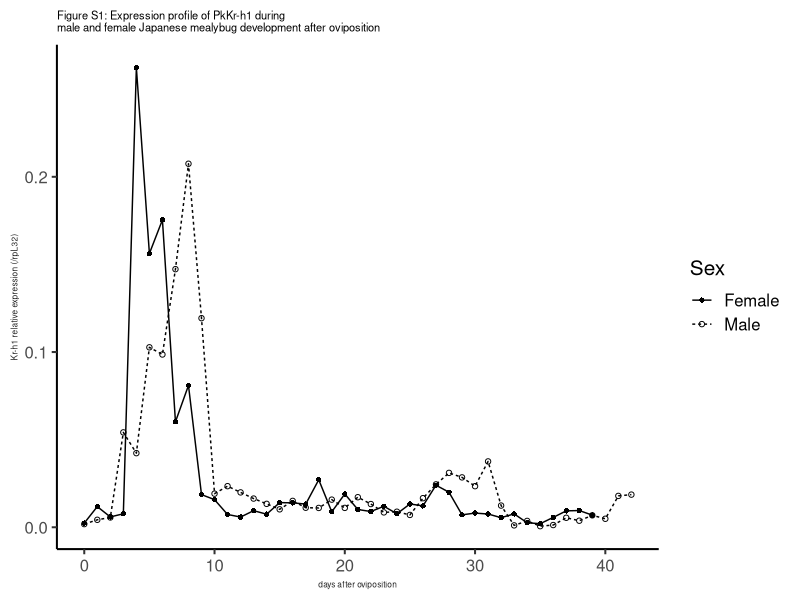
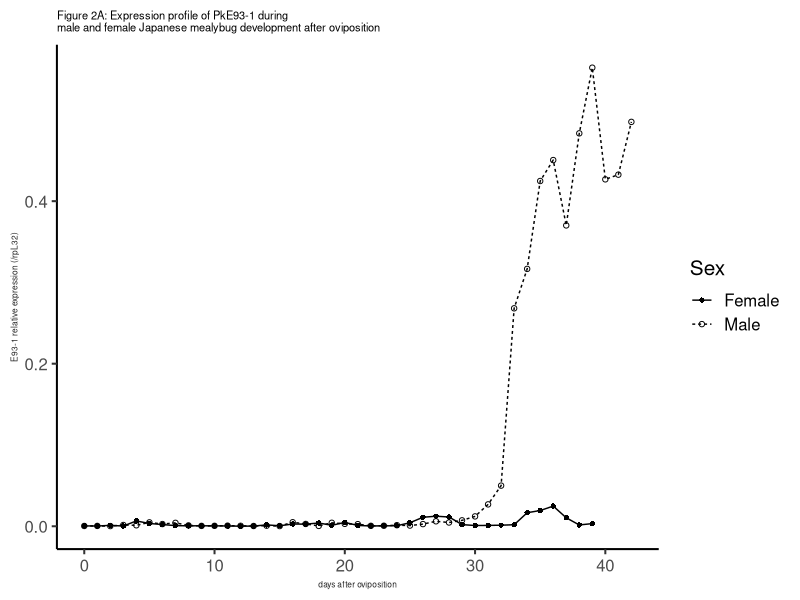
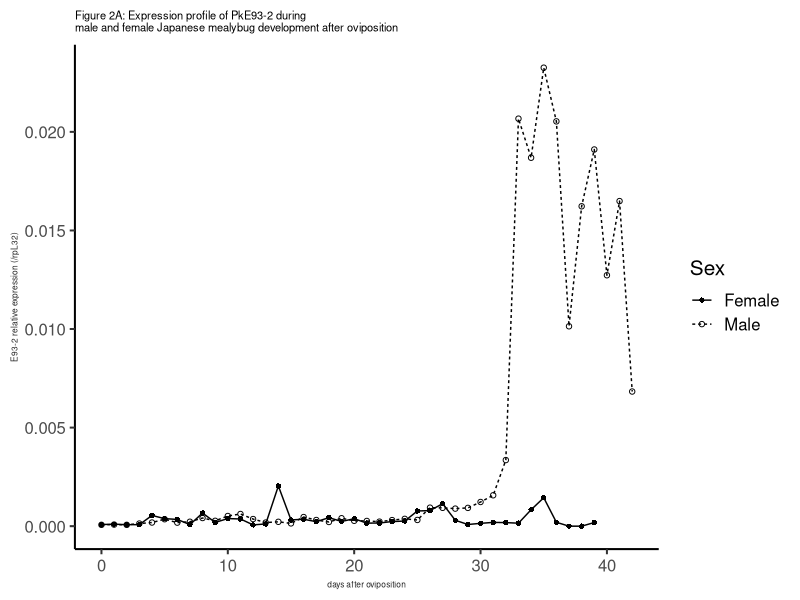
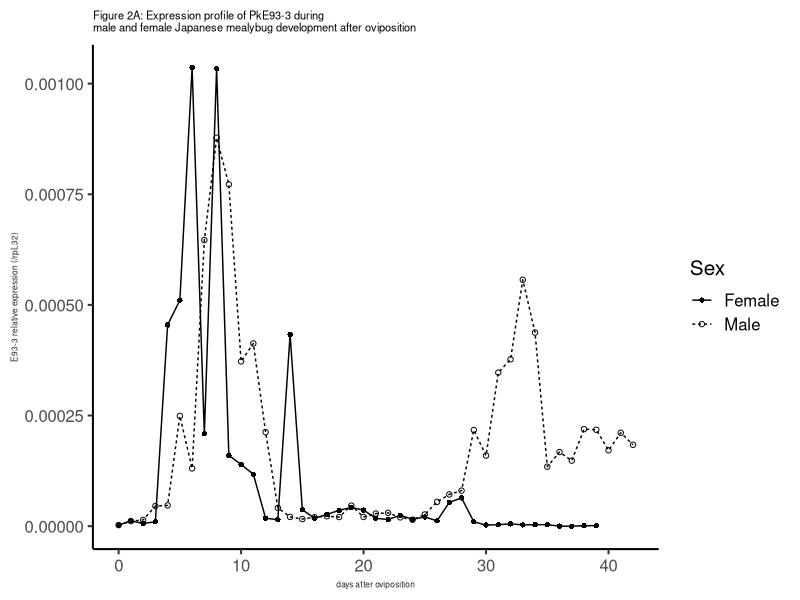
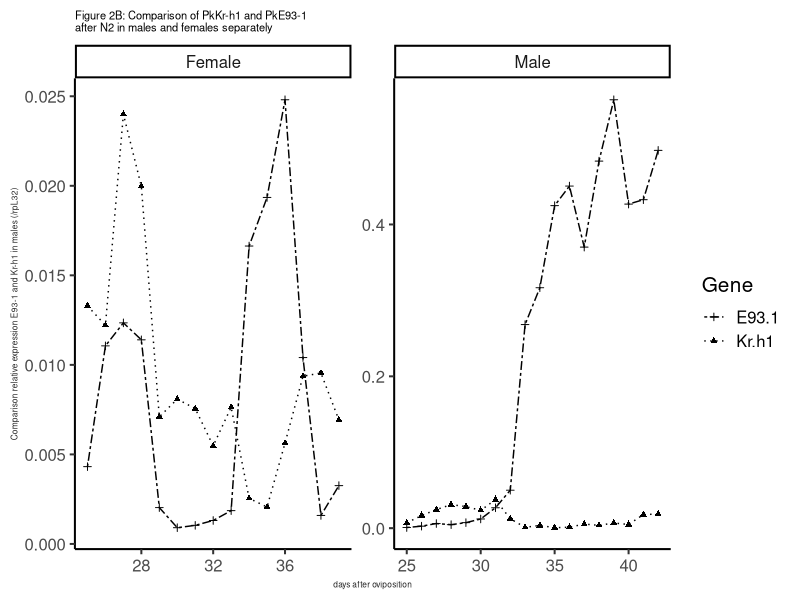
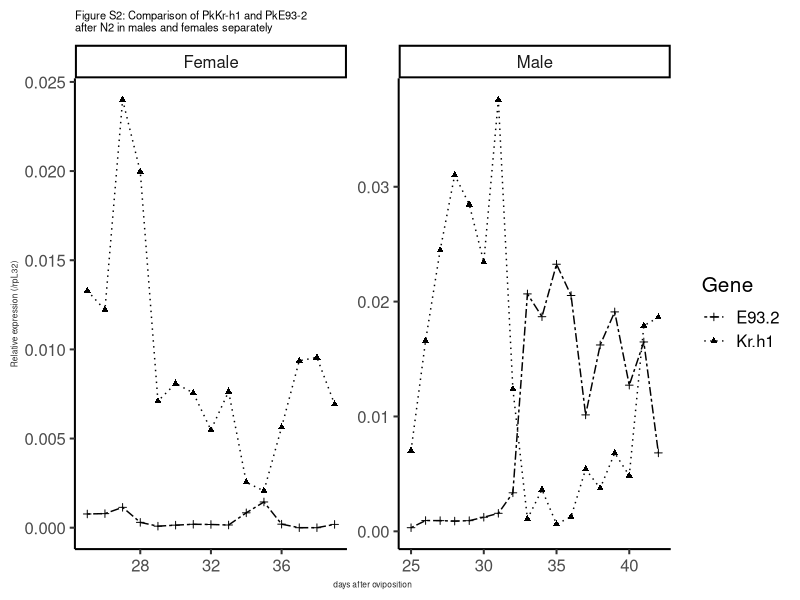
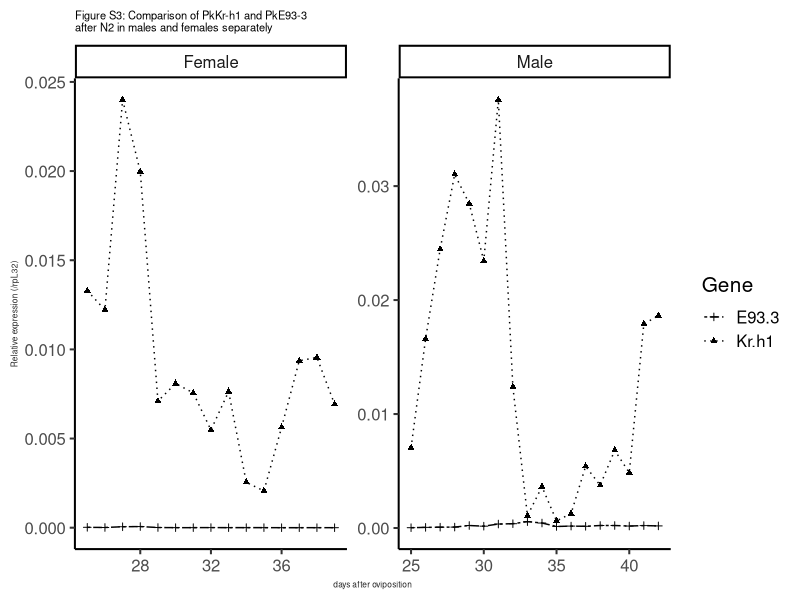
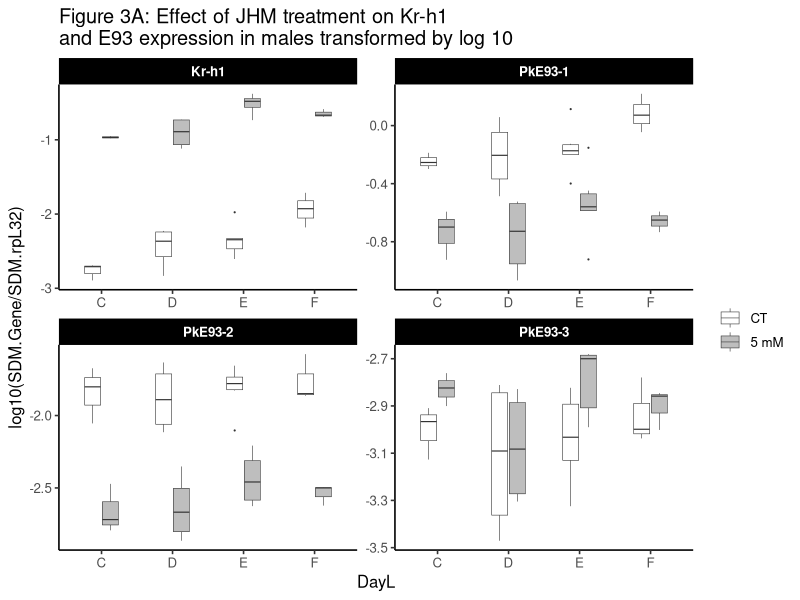

These charts were generated, in order, by the following R code:
## ---- chunk 1
#if packages not installed
library(ggplot2)
library(plyr)
library(tidyr)
## ---- chunk 2
#loading file expression profile
de<-read.csv(file="sample2profile-Krh1E93.csv",header = TRUE)
names(de)
## ---- chunk 3
##Kr-h1 expression profile (Figure S1)
FigS1<-ggplot(de,aes(x=Day.after.oviposition, y=de$Kr.h1/de$rpL32, fill=Sex)) + 
  geom_point(aes(shape=Sex)) + 
  geom_line(aes(linetype=Sex) )+
  scale_shape_manual(values=c(16, 1))+ #shape of dots
  theme(panel.grid.major = element_blank(), panel.grid.minor = element_blank(), panel.background = element_blank(), axis.line = element_line(colour = "black"))+
  ylab("Kr-h1 relative expression (/rpL32)") +xlab("days after oviposition") +
  theme_classic(15) + 
  ggtitle("Figure S1: Expression profile of PkKr-h1 during\nmale and female Japanese mealybug development after oviposition")+
  theme(axis.title.x = element_text(colour = "#242424",size=6), plot.title = element_text(size=8),axis.title.y = element_text(colour = "#242424",size=6))
FigS1
## ---- chunk 4
##E93-1 expression profile (Figure 2A)
Fig2a1<-ggplot(de,aes(x=Day.after.oviposition, y=de$E93.1/de$rpL32, fill=Sex)) + 
  geom_point(aes(shape=Sex)) + 
  geom_line(aes(linetype=Sex) )+
  scale_shape_manual(values=c(16, 1))+
  theme(panel.grid.major = element_blank(), panel.grid.minor = element_blank(), panel.background = element_blank(), axis.line = element_line(colour = "black"))+
  ylab("E93-1 relative expression (/rpL32)") +xlab("days after oviposition") +
  theme_classic(15) + 
  ggtitle("Figure 2A: Expression profile of PkE93-1 during\nmale and female Japanese mealybug development after oviposition")+
  theme(axis.title.x = element_text(colour = "#242424",size=6), plot.title = element_text(size=8),axis.title.y = element_text(colour = "#242424",size=6))

Fig2a1
## ---- chunk 5
##E93-2 expression profile (Figure S2)
Fig2a2<-ggplot(de,aes(x=Day.after.oviposition, y=de$E93.2/de$rpL32, fill=Sex)) + 
  geom_point(aes(shape=Sex)) + 
  geom_line(aes(linetype=Sex) )+
  scale_shape_manual(values=c(16, 1))+
  theme(panel.grid.major = element_blank(), panel.grid.minor = element_blank(), panel.background = element_blank(), axis.line = element_line(colour = "black"))+
  ylab("E93-2 relative expression (/rpL32)") +xlab("days after oviposition") +
  theme_classic(15) + 
  ggtitle("Figure 2A: Expression profile of PkE93-2 during\nmale and female Japanese mealybug development after oviposition")+
  theme(axis.title.x = element_text(colour = "#242424",size=6), plot.title = element_text(size=8),axis.title.y = element_text(colour = "#242424",size=6))

Fig2a2
## ---- chunk 6
#E93 -3 expression profile (Figure 2A)
Fig2a3<-ggplot(de,aes(x=Day.after.oviposition, y=de$E93.3/de$rpL32, fill=Sex)) + 
  geom_point(aes(shape=Sex)) + 
  geom_line(aes(linetype=Sex) )+
  scale_shape_manual(values=c(16, 1))+
  theme(panel.grid.major = element_blank(), panel.grid.minor = element_blank(), panel.background = element_blank(), axis.line = element_line(colour = "black"))+
  ylab("E93-3 relative expression (/rpL32)") +xlab("days after oviposition") +
  theme_classic(15) + 
  ggtitle("Figure 2A: Expression profile of PkE93-3 during\nmale and female Japanese mealybug development after oviposition")+
  theme(axis.title.x = element_text(colour = "#242424",size=6), plot.title = element_text(size=8),axis.title.y = element_text(colour = "#242424",size=6))

Fig2a3

## ---- chunk 7
head(de)
degather<-gather(de,Gene,SDM,7:10)
head(degather)
desub<-subset(degather, Gene=="Kr.h1"|Gene=="E93.1") #subset two genes
desub<-subset(desub, Day.after.oviposition >= 25) #just after N2

#with both male and female data 
Fig2B<-ggplot(desub,aes(x=Day.after.oviposition, y=(SDM/rpL32), fill=Gene)) + 
  geom_point(aes(shape=Gene)) + 
  geom_line(aes(linetype=Gene) )+
  facet_wrap(~Sex, scales="free",nrow=1) +
  scale_shape_manual(values=c(3, 17))+
  scale_linetype_manual(values=c("twodash", "dotted"))+
  theme(panel.grid.major = element_blank(), panel.grid.minor = element_blank(), panel.background = element_blank(), axis.line = element_line(colour = "black"))+
ylab("Comparison relative expression E93-1 and Kr-h1 in males (/rpL32)") +xlab("days after oviposition") +
  theme_classic(15) + 
  ggtitle("Figure 2B: Comparison of PkKr-h1 and PkE93-1\nafter N2 in males and females separately")+
 theme(axis.title.x = element_text(colour = "#242424",size=6), plot.title = element_text(size=8),axis.title.y = element_text(colour = "#242424",size=6))

Fig2B
## ---- chunk 8
#Kr-h1 and E93-2 (Figure S2)
desub2<-subset(degather, Gene=="Kr.h1"|Gene=="E93.2") #subset two genes
desub2<-subset(desub2, Day.after.oviposition >= 25) #just after N2
#with both male and female data
FigS2<-ggplot(desub2,aes(x=Day.after.oviposition, y=(SDM/rpL32), fill=Gene)) + 
  geom_point(aes(shape=Gene)) + 
  geom_line(aes(linetype=Gene) )+
  facet_wrap(~Sex, scales="free",nrow=1) +
  scale_shape_manual(values=c(3, 17))+
  scale_linetype_manual(values=c("twodash", "dotted"))+
  theme(panel.grid.major = element_blank(), panel.grid.minor = element_blank(), panel.background = element_blank(), axis.line = element_line(colour = "black"))+
ylab("Relative expression (/rpL32)") +xlab("days after oviposition") +
    ggtitle("Figure S2: Comparison of PkKr-h1 and PkE93-2\nafter N2 in males and females separately")+
  theme_classic(15) + 
  theme(axis.title.x = element_text(colour = "#242424",size=6), plot.title = element_text(size=8),axis.title.y = element_text(colour = "#242424",size=6))
FigS2
## ---- chunk 9
#Kr-h1 and E93-3 (Figure S3)
desub3<-subset(degather, Gene=="Kr.h1"|Gene=="E93.3") #subset two genes
desub3<-subset(desub3, Day.after.oviposition >= 25) #just after N2

#with both male and female data
FigS3<-ggplot(desub3,aes(x=Day.after.oviposition, y=(SDM/rpL32), fill=Gene)) + 
  geom_point(aes(shape=Gene)) + 
  geom_line(aes(linetype=Gene) )+
  facet_wrap(~Sex, scales="free",nrow=1) +
  scale_shape_manual(values=c(3, 17))+
  scale_linetype_manual(values=c("twodash", "dotted"))+
  theme(panel.grid.major = element_blank(), panel.grid.minor = element_blank(), panel.background = element_blank(), axis.line = element_line(colour = "black"))+
ylab("Relative expression (/rpL32)") +xlab("days after oviposition") +
  theme_classic(15) +
     ggtitle("Figure S3: Comparison of PkKr-h1 and PkE93-3\nafter N2 in males and females separately")+
  theme(axis.title.x = element_text(colour = "#242424",size=6), plot.title = element_text(size=8),axis.title.y = element_text(colour = "#242424",size=6))
FigS3
## ---- chunk 10
#loading file JHM treatment
#females
dtf<-read.csv(file="E93-Pyr-N3D0.csv",header = TRUE)
names(dtf)
head(dtf)
dtf<-gather(dtf,Gene,SDM,9:16)
#dtf
head(dtf)
dtf<-subset(dtf, Gene=="Kr.h1" | Gene=="PkE93.1"| Gene=="PkE93.2"| Gene=="PkE93.3")
dtf<-subset(dtf, Day == 4 |Day == 5 |Day == 6 |Day == 7 |Day == 8 )
dtf$Gene
dtf$Day

#males
dtm<-read.csv(file="E93-Pyr-male.csv",header = TRUE)
names(dtm)
head(dtm)
dtm<-subset(dtm, Gene=="Kr-h1" | Gene=="PkE93-1"| Gene=="PkE93-2"| Gene=="PkE93-3")
dtm$Gene

#subsetting from D3 to D6
dtm<-subset(dtm, Day == 3| Day == 4| Day == 5| Day == 6)
dtm$Day
## ---- chunk 11
#Fig 3A: male normalized data by rpL32 transformed by log 10
dtmlogbox <- ggplot(dtm,aes(x=DayL,y=log10(SDM.Gene/SDM.rpL32))) + geom_boxplot(width=0.5, size=0.2, outlier.size = 0.1, aes(fill=treatment)) + 
  facet_wrap(~Gene,scales="free",nrow=2) + 
  theme_classic(base_size = 12) +
  ggtitle("Figure 3A: Effect of JHM treatment on Kr-h1\nand E93 expression in males transformed by log 10")+
  scale_fill_manual(name="", # Legend label, use darker colors
                  breaks=c("Control", "Mimic"),
                  labels=c("CT","5 mM"),
                  values=c("white", "grey")) +

  theme(strip.background=element_rect(fill="black"))+ 
  theme(strip.text=element_text(color="white", face="bold"))

dtmlogbox

## ---- chunk 12
#Fig 3B: females absolute values normalized by rpL32 and transformed by log10
dtflogbox <- ggplot(dtf,aes(x=DayL,y=log10(SDM/rpL32))) + geom_boxplot(width=0.5, size=0.2, outlier.size = 0.1, aes(fill=Compound)) + 
  facet_wrap(~Gene, scales="free",nrow=2) + 
  theme_classic(base_size = 12) +
  scale_fill_manual(name="", # Legend label, use darker colors
                  breaks=c("Control", "Mimic"),
                  labels=c("CT","20 mM"),
                  values=c("white", "grey")) +
  ggtitle("Figure 3B: Effect of JHM treatment on Kr-h1 and\nE93 expression in females transformed log10")+
  theme(strip.background=element_rect(fill="black"))+ 
  theme(strip.text=element_text(color="white", face="bold"))

dtflogbox
